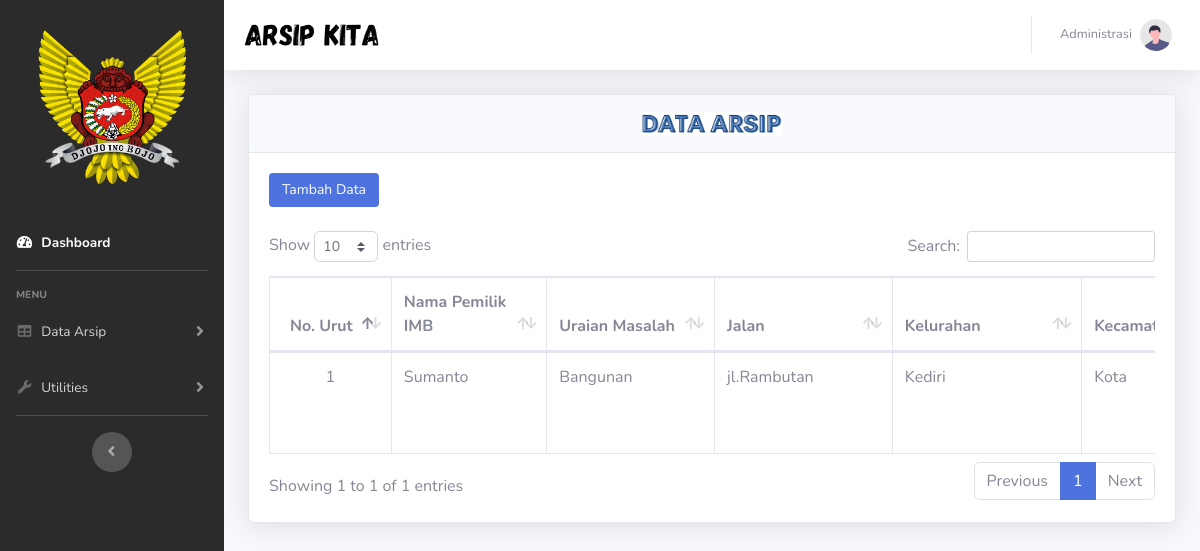
/admin/arsip/arsip.php, run on an earlier commit of the app's database.
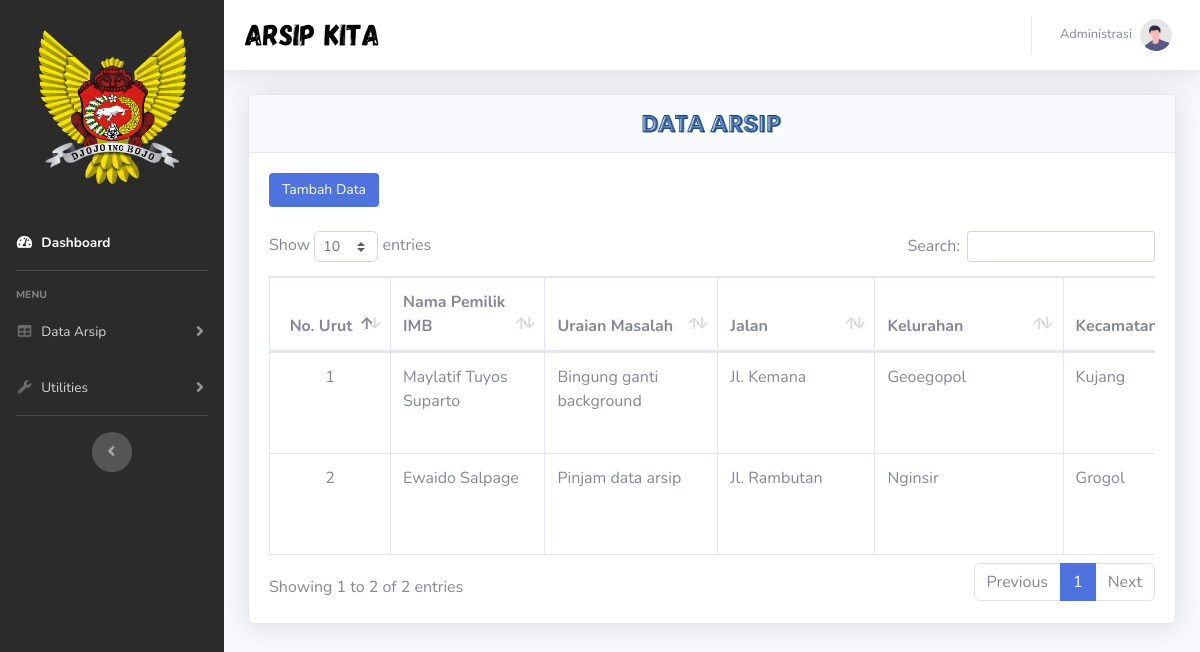
And on a later commit of the database.
### tables this page shows
CREATE TABLE `tb_dataarsip` (
  `id_dataarsip` int(10) NOT NULL,
  `tanggal` date NOT NULL,
  `nama` varchar(100) NOT NULL,
  `masalah` varchar(100) NOT NULL,
  `jalan` varchar(100) NOT NULL,
  `kelurahan` varchar(100) NOT NULL,
  `kecamatan` varchar(100) NOT NULL,
  `no_rak` varchar(10) NOT NULL,
  `no_box` varchar(10) NOT NULL,
  `kode_klas` varchar(100) NOT NULL,
  `no_urut` varchar(100) NOT NULL,
  `nipa` varchar(10) NOT NULL,
  `tahun` varchar(100) NOT NULL,
  `keterangan` varchar(100) NOT NULL
);

### database/koneksi.php (called while the page is built, shortened)
<?php
class koneksi
{
    private $host = "localhost";
    private $user = "root";
    private $password = "";
    private $database = "disarsipus";
    private $koneksi;
    private function connect()
    {
        $this->koneksi = mysqli_connect($this->host, $this->user, $this->password, $this->database);
    }
    public function query($sql)
    {
        return $this->koneksi->query($sql);
    }
}

### admin/arsip/arsip.php (the view, shortened to what this page needs)
<?php
require_once '../../database/koneksi.php';
$koneksi = new koneksi();
include './layout/header.php';
?>
<head>
</head>
<body id="page-top">
<div id="wrapper">
<ul class="navbar-nav sidebar sidebar-dark accordion" id="accordionSidebar" style="background-color:#2b2b2b;">
<a class="sidebar-brand d-flex align-items-center justify-content-center" href="../pinjaman/dashboard.php">
<div class="sidebar-brand-icon text-center">
<br><br><br><br><br><br>
<img src="../../assets/img/arsip.png" width="77%">
</div>
</a>
<br><br><br><br><br><br>
<li class="nav-item active">
<a class="nav-link" href="../dashboard.php">
<i class="fas fa-fw fa-tachometer-alt"></i>
<span>Dashboard</span></a>
</li>
<hr class="sidebar-divider">
<div class="sidebar-heading">
Menu
</div>
<li class="nav-item">
<a class="nav-link collapsed" href="#" data-toggle="collapse" data-target="#collapseTwo"
aria-expanded="true" aria-controls="collapseTwo">
<i class="fas fa-fw fa-table"></i>
<span>Data Arsip</span>
</a>
</li>
<li class="nav-item">
<a class="nav-link collapsed" href="#" data-toggle="collapse" data-target="#collapseUtilities"
aria-expanded="true" aria-controls="collapseUtilities">
<i class="fas fa-fw fa-wrench"></i>
<span>Utilities</span>
</a>
</li>
<hr class="sidebar-divider d-none d-md-block">
<div class="text-center d-none d-md-inline">
<button class="rounded-circle border-0" id="sidebarToggle"></button>
</div>
</ul>
<div id="content-wrapper" class="d-flex flex-column">
<div id="content">
<nav class="navbar navbar-expand navbar-light bg-white topbar mb-4 static-top shadow">
<form
    class="d-none d-sm-inline-block form-inline mr-auto ml-md-0 my-2 my-md-0 mw-100 navbar-search">
    <img src="../../assets/img/tulisan.png" width="36%">
</form>
<ul class="navbar-nav ml-auto">
    <li class="nav-item dropdown no-arrow">
        <a class="nav-link dropdown-toggle" href="#" id="userDropdown" role="button"
            data-toggle="dropdown" aria-haspopup="true" aria-expanded="false">
            <span class="mr-2 d-none d-lg-inline text-gray-600 small">Administrasi</span>
            <img class="img-profile rounded-circle" src="../../assets/img/undraw_profile.svg">
        </a>
    </li>
</ul>
</nav>
<div class="container-fluid">
<div class="container"style="padding-left:0px; padding-right:0px;">
    <div class="card shadow mb-4">
        <div class="card-header py-3 text-center">
            <img src="../../assets/img/dataarsip.png"style="width:16%;">
        </div>
        <div class="card-body">
<div class="tambahdata">
<a href="tambah_data.php" class="btn btn-primary">Tambah Data</a><br><br>
                    <div class="table-responsive">
                        <table class="table table-bordered" id="dataTable" width="262%"
                            cellspacing="0">
                            <thead>
                                <tr>
                                    <th class="text-center">No. Urut</th>
                                    <th>Nama Pemilik IMB</th>
                                    <th>Uraian Masalah</th>
                                    <th>Jalan</th>
                                    <th>Kelurahan</th>
                                    <th>Kecamatan</th>
                                </tr>
                            </thead>
                            <tbody>
                                <?php
    $query = "SELECT * FROM tb_dataarsip order by id_dataarsip desc";
    $tampil = $koneksi->query($query);
    $no = 1;
    while ($data = mysqli_fetch_array($tampil)) {
    ?>
                                <tr>
                                    <td class="text-center"><?= $no++ ?></td>
                                    <td><?= $data['nama'] ?></td>
                                    <td><?= $data['masalah'] ?></td>
                                    <td><?= $data['jalan'] ?></td>
                                    <td><?= $data['kelurahan'] ?></td>
                                    <td><?= $data['kecamatan'] ?></td>
                                </tr>
                                <?php } ?>
                            </tbody>
                        </table>
                    </div>
                </div>
            </div>
</body>
</html>
<?php include './layout/footer.php';?>

What changed in the data, as far as the page shows it:
removed tb_dataarsip: nama "Sumanto", masalah "Bangunan", jalan "jl.Rambutan", kelurahan "Kediri", kecamatan "Kota"
added tb_dataarsip: nama "Maylatif Tuyos Suparto", masalah "Bingung ganti background", jalan "Jl. Kemana", kelurahan "Geoegopol", kecamatan "Kujang"
added tb_dataarsip: nama "Ewaido Salpage", masalah "Pinjam data arsip", jalan "Jl. Rambutan", kelurahan "Nginsir", kecamatan "Grogol"
Also different on the page:
text written by a page script: "Show entries Search: Showing 1 to 1 of 1 entries Previous 1 Next" → "Show entries Search: Showing 1 to 2 of 2 entries Previous 1 Next"
